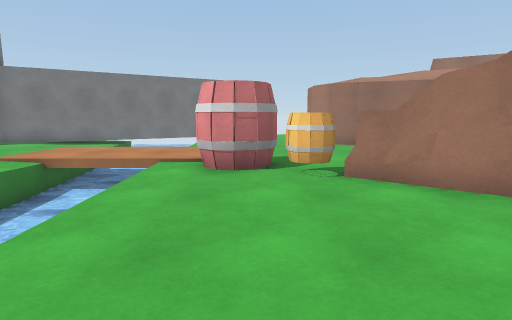
View 1 (above)

16 first-person views from a walk through a Unity game level. The camera is 1.2 m above the floor, tilts 8° down and sees 80° across. The floor is counted in squares, 1 m on a side. Each view is taken from the middle of a square. On the plan, view 1 faces up. The plan holds only what a view shows up to about 13 squares ahead; the rest is blank. The place goes on beyond the plan. Surface patterns are stand-ins for the level's own textures.

View 2
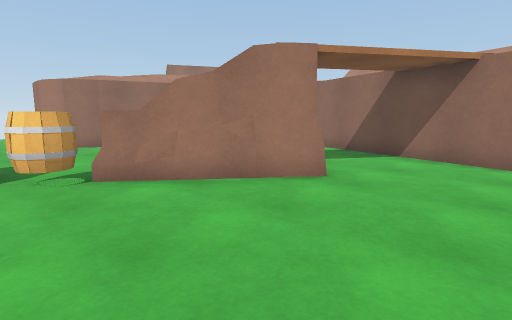

View 3
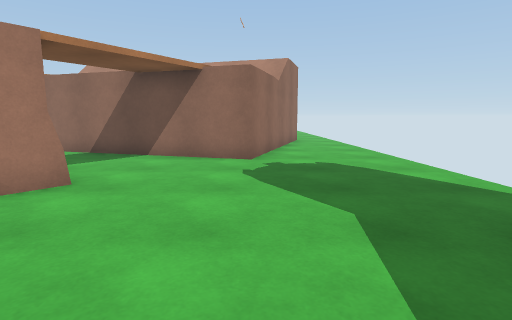

View 4
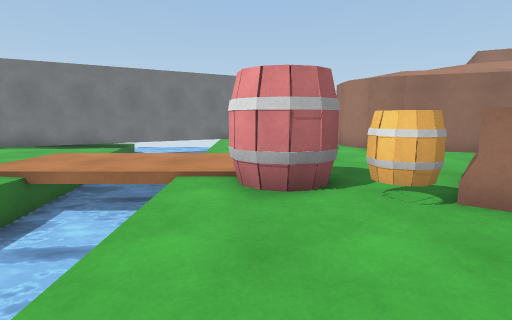

View 5
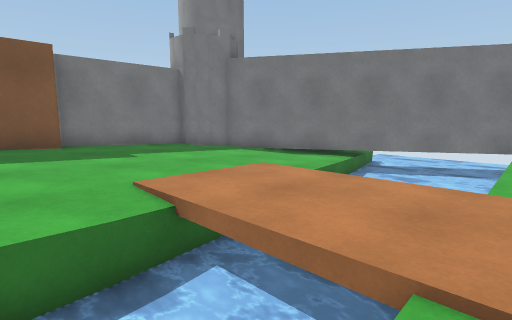

View 6
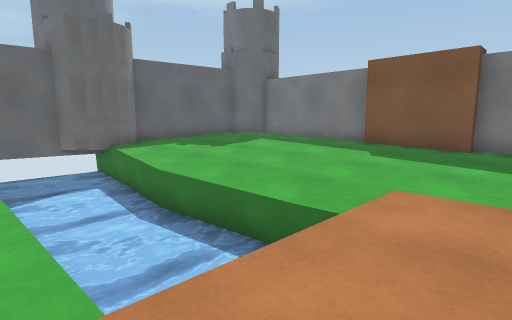

View 7
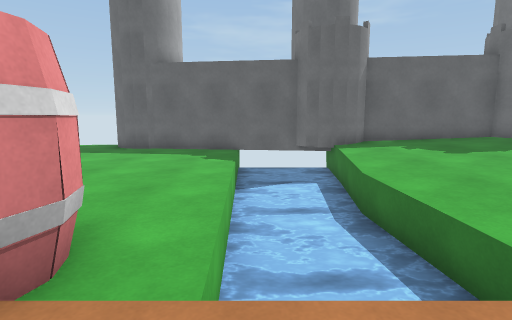

View 8
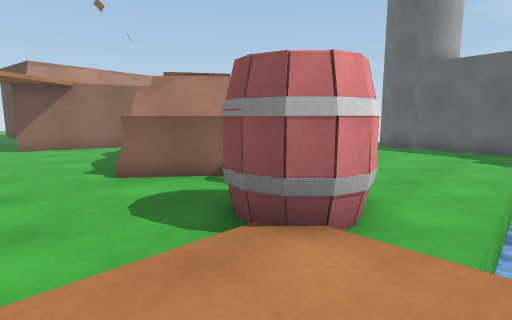

View 9
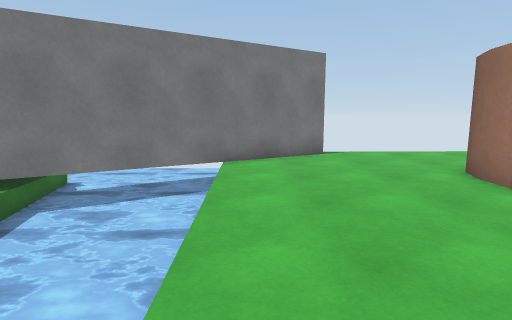

View 10
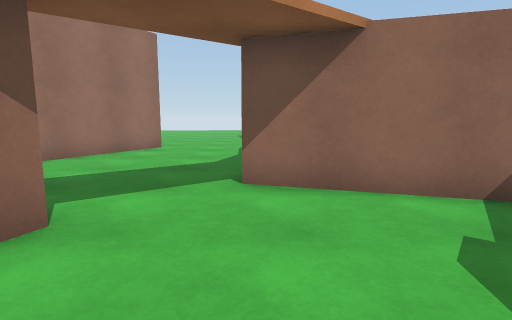

View 11
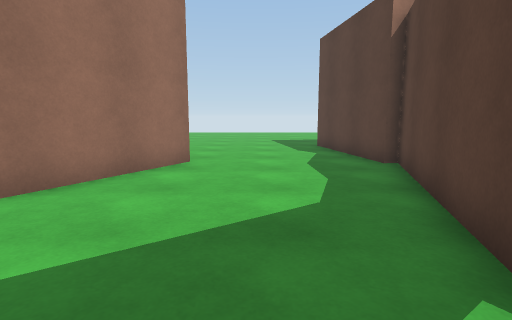

View 12
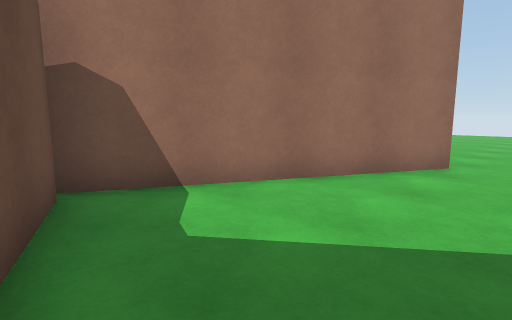

View 13
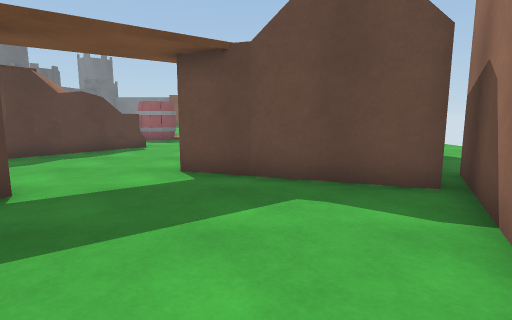

View 14
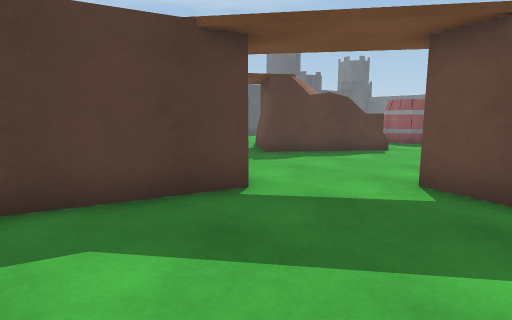

View 15
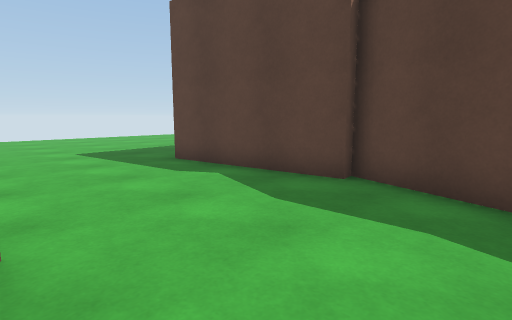

View 16
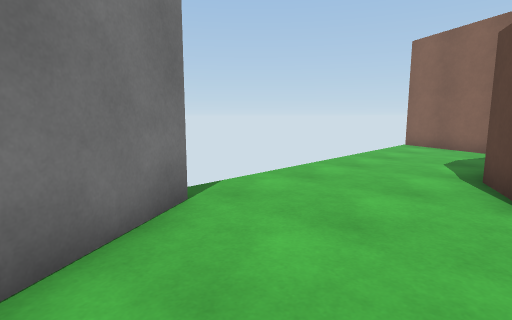

### Floor plan
Key: @ floor where view 1 was taken; # wall or solid block; . main floor; : floor 0.25 m higher than the main floor; - floor 0.25 m lower than the main floor; + floor 0.5 m higher than the main floor; / step, stairs or slope; = window, fence, low wall or low ledge; ≈ water the walk keeps out of; ^ raised ledge; B barrel.
Columns run from 13 left of view 1 to 21 right of it. Each row starts with its distance up from view 1.
 22                          #
 21             ##...........#
 20            ##...........##
 19         ####............#
 18        ##≈≈.......# ... #
 17      ###≈≈≈.....###    ##
 16     ##≈≈≈≈≈.....#      #####
 15   ###-≈≈≈≈≈.....#      ##..###
 14  ##...-≈≈≈≈.....##     #.....###
 13 ##....- ≈≈≈......#### ##.......#...
 12 #:.....≈≈ ≈.........###............
 11 #::.../............................
 10 #::.../............................
  9 #:::.........B..........###........
  8 ##:::../≈≈≈.BB..=^......######.####
  7  #::::..≈≈≈.BBB.^ ##....#    ###
  6 ##::::..≈≈≈...B^^  ##...#
  5 #+:::::.≈≈≈.....#####..##
  4 #++:::::≈≈≈......###...#
  3 #++:::::≈≈≈............#
  2 #+++::::≈≈≈...........##
  1   +++:::≈≈≈...........#
  0   ++++::≈≈≈..@........####
 -1  ####+##≈≈≈..............##
 -2     #########..............
 -3             #####..........
 -4                  .......

Where each view was taken, in squares from view 1:
view 1: 0 up, 0 right, facing up
view 2: 0 up, 0 right, facing up-right
view 3: 0 up, 0 right, facing right
view 4: 2 up, 1 left, facing up
view 5: 6 up, 2 left, facing up-left
view 6: 10 up, 2 left, facing down-left
view 7: 10 up, 3 left, facing down
view 8: 11 up, 3 left, facing down-right
view 9: 10 up, 2 left, facing up
view 10: 9 up, 6 right, facing right
view 11: 11 up, 10 right, facing right
view 12: 11 up, 10 right, facing up-right
view 13: 13 up, 16 right, facing left
view 14: 13 up, 15 right, facing down-left
view 15: 13 up, 15 right, facing down-right
view 16: 17 up, 2 left, facing up-right
